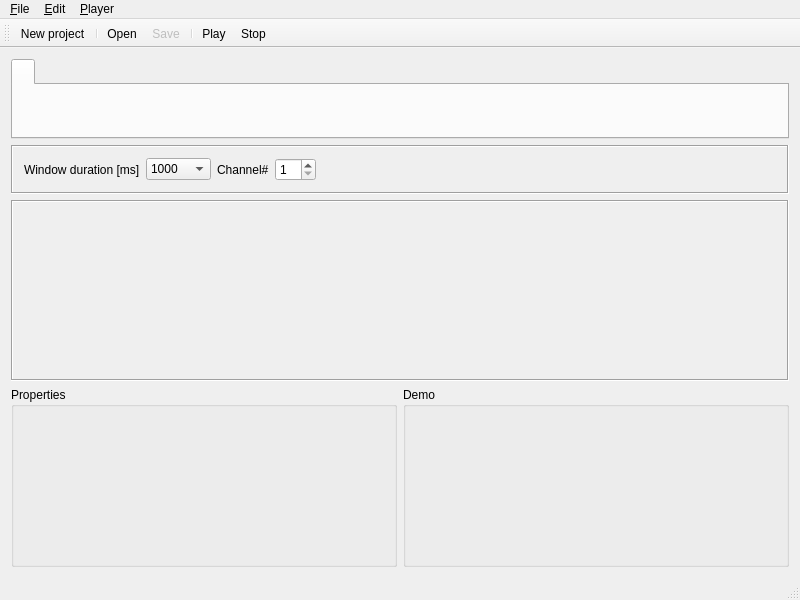
<?xml version="1.0" encoding="UTF-8"?>
<ui version="4.0">
 <class>EditorWindow</class>
 <widget class="QMainWindow" name="EditorWindow">
  <property name="geometry">
   <rect>
    <x>0</x>
    <y>0</y>
    <width>800</width>
    <height>600</height>
   </rect>
  </property>
  <property name="minimumSize">
   <size>
    <width>800</width>
    <height>600</height>
   </size>
  </property>
  <property name="windowTitle">
   <string>Illumination editor</string>
  </property>
  <widget class="QWidget" name="centralWidget">
   <layout class="QVBoxLayout" name="verticalLayout">
    <item>
     <widget class="QTabWidget" name="EffectPanel">
      <property name="sizePolicy">
       <sizepolicy hsizetype="Expanding" vsizetype="Fixed">
        <horstretch>0</horstretch>
        <verstretch>0</verstretch>
       </sizepolicy>
      </property>
      <property name="minimumSize">
       <size>
        <width>0</width>
        <height>80</height>
       </size>
      </property>
      <property name="baseSize">
       <size>
        <width>0</width>
        <height>0</height>
       </size>
      </property>
      <property name="currentIndex">
       <number>0</number>
      </property>
      <widget class="QWidget" name="tab">
       <attribute name="title">
        <string/>
       </attribute>
      </widget>
     </widget>
    </item>
    <item>
     <widget class="QFrame" name="frame">
      <property name="frameShape">
       <enum>QFrame::Box</enum>
      </property>
      <property name="frameShadow">
       <enum>QFrame::Sunken</enum>
      </property>
      <layout class="QHBoxLayout" name="horizontalLayout_2">
       <item>
        <widget class="QLabel" name="durationComboLabel">
         <property name="text">
          <string>Window duration [ms]</string>
         </property>
        </widget>
       </item>
       <item>
        <widget class="QComboBox" name="windowDurationCombo">
         <property name="currentIndex">
          <number>2</number>
         </property>
         <item>
          <property name="text">
           <string>10000</string>
          </property>
         </item>
         <item>
          <property name="text">
           <string>3000</string>
          </property>
         </item>
         <item>
          <property name="text">
           <string>1000</string>
          </property>
         </item>
         <item>
          <property name="text">
           <string>300</string>
          </property>
         </item>
         <item>
          <property name="text">
           <string>100</string>
          </property>
         </item>
        </widget>
       </item>
       <item>
        <widget class="QLabel" name="channelLabel">
         <property name="text">
          <string>Channel#</string>
         </property>
        </widget>
       </item>
       <item>
        <widget class="QSpinBox" name="channelSpin">
         <property name="minimum">
          <number>1</number>
         </property>
        </widget>
       </item>
       <item>
        <spacer name="horizontalSpacer">
         <property name="orientation">
          <enum>Qt::Horizontal</enum>
         </property>
         <property name="sizeHint" stdset="0">
          <size>
           <width>476</width>
           <height>20</height>
          </size>
         </property>
        </spacer>
       </item>
      </layout>
     </widget>
    </item>
    <item>
     <widget class="QFrame" name="frame_2">
      <property name="frameShape">
       <enum>QFrame::Box</enum>
      </property>
      <property name="frameShadow">
       <enum>QFrame::Sunken</enum>
      </property>
      <layout class="QHBoxLayout" name="horizontalLayout">
       <item>
        <widget class="EditPanel" name="editPanel" native="true">
         <property name="sizePolicy">
          <sizepolicy hsizetype="Expanding" vsizetype="MinimumExpanding">
           <horstretch>0</horstretch>
           <verstretch>0</verstretch>
          </sizepolicy>
         </property>
        </widget>
       </item>
      </layout>
     </widget>
    </item>
    <item>
     <layout class="QHBoxLayout" name="horizontalLayout_3">
      <item>
       <widget class="QGroupBox" name="propertyPanel">
        <property name="sizePolicy">
         <sizepolicy hsizetype="Preferred" vsizetype="MinimumExpanding">
          <horstretch>0</horstretch>
          <verstretch>0</verstretch>
         </sizepolicy>
        </property>
        <property name="minimumSize">
         <size>
          <width>150</width>
          <height>150</height>
         </size>
        </property>
        <property name="maximumSize">
         <size>
          <width>450</width>
          <height>1800</height>
         </size>
        </property>
        <property name="title">
         <string>Properties</string>
        </property>
       </widget>
      </item>
      <item>
       <widget class="QGroupBox" name="demoPanel">
        <property name="sizePolicy">
         <sizepolicy hsizetype="Preferred" vsizetype="MinimumExpanding">
          <horstretch>0</horstretch>
          <verstretch>0</verstretch>
         </sizepolicy>
        </property>
        <property name="minimumSize">
         <size>
          <width>0</width>
          <height>150</height>
         </size>
        </property>
        <property name="title">
         <string>Demo</string>
        </property>
       </widget>
      </item>
     </layout>
    </item>
   </layout>
  </widget>
  <widget class="QMenuBar" name="menuBar">
   <property name="geometry">
    <rect>
     <x>0</x>
     <y>0</y>
     <width>800</width>
     <height>18</height>
    </rect>
   </property>
   <widget class="QMenu" name="menu_File">
    <property name="title">
     <string>&amp;File</string>
    </property>
    <addaction name="actionNewProject"/>
    <addaction name="separator"/>
    <addaction name="actionOpen"/>
    <addaction name="actionSave"/>
    <addaction name="separator"/>
    <addaction name="actionSaveAs"/>
    <addaction name="separator"/>
    <addaction name="actionExit"/>
   </widget>
   <widget class="QMenu" name="menu_Edit">
    <property name="title">
     <string>&amp;Edit</string>
    </property>
   </widget>
   <widget class="QMenu" name="menuPlay">
    <property name="title">
     <string>&amp;Player</string>
    </property>
    <addaction name="actionPlay"/>
    <addaction name="actionStop"/>
   </widget>
   <addaction name="menu_File"/>
   <addaction name="menu_Edit"/>
   <addaction name="menuPlay"/>
  </widget>
  <widget class="QToolBar" name="mainToolBar">
   <attribute name="toolBarArea">
    <enum>TopToolBarArea</enum>
   </attribute>
   <attribute name="toolBarBreak">
    <bool>false</bool>
   </attribute>
   <addaction name="actionNewProject"/>
   <addaction name="separator"/>
   <addaction name="actionOpen"/>
   <addaction name="actionSave"/>
   <addaction name="separator"/>
   <addaction name="actionPlay"/>
   <addaction name="actionStop"/>
  </widget>
  <widget class="QStatusBar" name="statusBar"/>
  <action name="actionOpen">
   <property name="icon">
    <iconset resource="resources.qrc">
     <normaloff>:/resources/fileopen.png</normaloff>:/resources/fileopen.png</iconset>
   </property>
   <property name="text">
    <string>&amp;Open</string>
   </property>
   <property name="toolTip">
    <string extracomment="Open project">Open</string>
   </property>
   <property name="shortcut">
    <string>Ctrl+O</string>
   </property>
  </action>
  <action name="actionNewProject">
   <property name="icon">
    <iconset resource="resources.qrc">
     <normaloff>:/resources/filenew.png</normaloff>:/resources/filenew.png</iconset>
   </property>
   <property name="text">
    <string>&amp;New project</string>
   </property>
   <property name="toolTip">
    <string extracomment="New project">New project</string>
   </property>
   <property name="shortcut">
    <string>Ctrl+N</string>
   </property>
  </action>
  <action name="actionSave">
   <property name="enabled">
    <bool>false</bool>
   </property>
   <property name="icon">
    <iconset resource="resources.qrc">
     <normaloff>:/resources/filesave.png</normaloff>:/resources/filesave.png</iconset>
   </property>
   <property name="text">
    <string>&amp;Save</string>
   </property>
   <property name="toolTip">
    <string extracomment="Save project">Save</string>
   </property>
   <property name="shortcut">
    <string>Ctrl+S</string>
   </property>
  </action>
  <action name="actionSaveAs">
   <property name="enabled">
    <bool>false</bool>
   </property>
   <property name="icon">
    <iconset resource="resources.qrc">
     <normaloff>:/resources/filesaveas.png</normaloff>:/resources/filesaveas.png</iconset>
   </property>
   <property name="text">
    <string>Save &amp;as</string>
   </property>
   <property name="toolTip">
    <string extracomment="Save as project">Save as</string>
   </property>
   <property name="shortcut">
    <string>Ctrl+A</string>
   </property>
  </action>
  <action name="actionExit">
   <property name="icon">
    <iconset resource="resources.qrc">
     <normaloff>:/resources/fileclose.png</normaloff>:/resources/fileclose.png</iconset>
   </property>
   <property name="text">
    <string>E&amp;xit</string>
   </property>
   <property name="toolTip">
    <string extracomment="Exit">Exit</string>
   </property>
   <property name="shortcut">
    <string>Ctrl+X</string>
   </property>
  </action>
  <action name="actionPlay">
   <property name="text">
    <string>Play</string>
   </property>
   <property name="shortcut">
    <string>P</string>
   </property>
  </action>
  <action name="actionStop">
   <property name="text">
    <string>Stop</string>
   </property>
   <property name="shortcut">
    <string>S</string>
   </property>
  </action>
 </widget>
 <layoutdefault spacing="6" margin="11"/>
 <customwidgets>
  <customwidget>
   <class>EditPanel</class>
   <extends>QWidget</extends>
   <header>edit_panel.h</header>
   <container>1</container>
  </customwidget>
 </customwidgets>
 <resources>
  <include location="resources.qrc"/>
 </resources>
 <connections>
  <connection>
   <sender>actionExit</sender>
   <signal>triggered()</signal>
   <receiver>EditorWindow</receiver>
   <slot>close()</slot>
   <hints>
    <hint type="sourcelabel">
     <x>-1</x>
     <y>-1</y>
    </hint>
    <hint type="destinationlabel">
     <x>335</x>
     <y>320</y>
    </hint>
   </hints>
  </connection>
  <connection>
   <sender>windowDurationCombo</sender>
   <signal>currentIndexChanged(QString)</signal>
   <receiver>EditorWindow</receiver>
   <slot>onSetWindowDuration(QString)</slot>
   <hints>
    <hint type="sourcelabel">
     <x>171</x>
     <y>175</y>
    </hint>
    <hint type="destinationlabel">
     <x>212</x>
     <y>62</y>
    </hint>
   </hints>
  </connection>
  <connection>
   <sender>channelSpin</sender>
   <signal>valueChanged(int)</signal>
   <receiver>EditorWindow</receiver>
   <slot>onSetChannel(int)</slot>
   <hints>
    <hint type="sourcelabel">
     <x>267</x>
     <y>168</y>
    </hint>
    <hint type="destinationlabel">
     <x>371</x>
     <y>143</y>
    </hint>
   </hints>
  </connection>
 </connections>
 <slots>
  <slot>onSetWindowDuration(QString)</slot>
  <slot>onSetChannel(int)</slot>
 </slots>
</ui>
